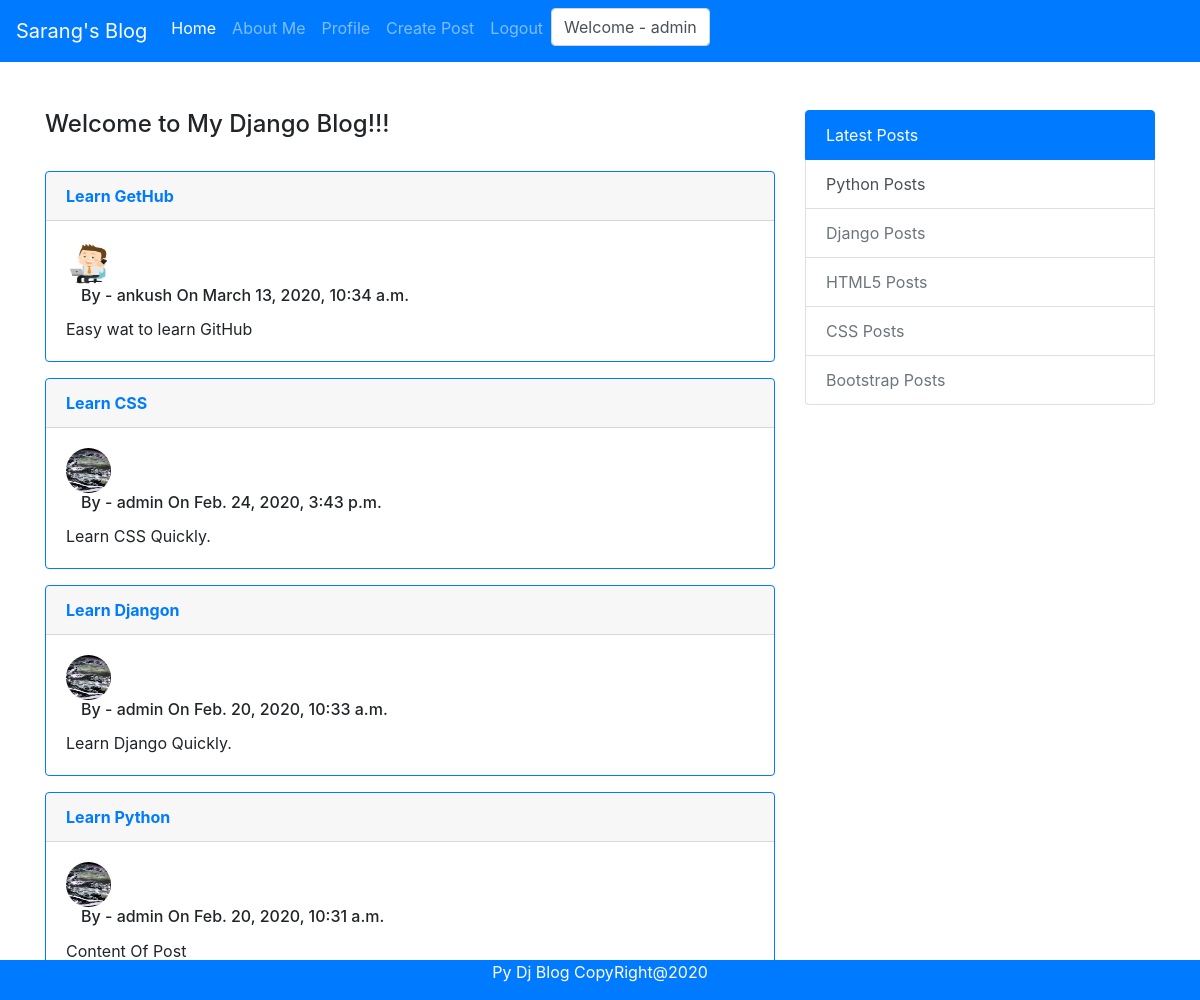
The app's page / (signed in) with its own data.
### blog/models.py (models this page shows, shortened)
class Post(models.Model):
    title = models.CharField(max_length=100)
    content = models.TextField()
    date_posted = models.DateTimeField(default=timezone.now) # possible values - auto_now = True, auto_now_add = True, default
    author = models.ForeignKey(User,on_delete = models.CASCADE)

### users/models.py (models this page shows, shortened)
class Profile(models.Model):
    user = models.OneToOneField(User, on_delete=models.CASCADE)
    image = models.ImageField(default='profile_pics/default.png', upload_to='profile_pics')
    phone = models.CharField(max_length=14, default="")

### blog/views.py (the view)
# urls.py: path('', PostListView.as_view(),name='blog-home'),
class PostListView(ListView):
    model = Post
    template_name = 'home.html'
    context_object_name = 'posts'
    ordering = ['-date_posted']

### blog/templates/home.html
{% extends 'base.html'%} {% block content%}
<h4>Welcome to My Django Blog!!!</h4>
<br/> {% for p in posts %}
<div class="card border-primary mb-3">
    <div class="card-header"><b><a class="article-title" href="{% url 'post-detail' p.id %}">{{ p.title }}</a></b></div>
    <div class="card-body">
        <div class="row">
            <div class="col-md-1">
                <img class="rounded-circle article-img" src="{{ p.author.profile.image.url }}" style="height:45px;width:45px;">
            </div>
        </div>
        <div class="col-md-11">
            <h6 class="card-title">By - {{p.author}} On {{p.date_posted}}</h6>
        </div>
        <p class="card-text">{{p.content}}</p>
    </div>
</div>
{% endfor %} {% endblock %}

### templates/base.html (shortened to what this page needs)
{% load static %}
<!DOCTYPE html>
<html>
<head>
    <link rel="stylesheet" type="text/css" href="{% static 'css/bootstrap.min.css' %}">
    <link rel="stylesheet" type="text/css" href="{% static 'css/custom.css' %}">
</head>
<body>
    <nav class="navbar navbar-expand-lg navbar-dark bg-primary">
        <a class="navbar-brand" href="{% url 'blog-home' %}">Sarang's Blog</a>
        <div class="collapse navbar-collapse" id="navbarColor01">
            <ul class="navbar-nav mr-auto">
                <li class="nav-item active">
                    <a class="nav-link" href="{% url 'blog-home' %}">Home <span class="sr-only">(current)</span></a>
                </li>
                <li class="nav-item">
                    <a class="nav-link" href="#">About Me</a>
                </li>
                {% if user.is_authenticated %}
                <li class="nav-item">
                    <a class="nav-link" href="{% url 'profile' %}">Profile</a>
                </li>
                <li class="nav-item">
                    <a class="nav-link" href="{% url 'post-create' %}">Create Post</a>
                </li>
                <li class="nav-item">
                    <a class="nav-link" href="{% url 'logout' %}">Logout</a>
                </li>
                <li class="nav-item">
                    <label class="form-control">Welcome - {{ user.username }}</label>
                </li>
                {% endif %}
            </ul>
        </div>
    </nav>
    <br/>
    <br/>
    <div class="container">
        <div class="row">
            <div class="col-sm-8">
                 {% block content%} {% endblock %}
            </div>
            <div class="col-sm-4">
                <div class="list-group">
                    <a href="#" class="list-group-item list-group-item-action active">
                        Latest Posts
                    </a>
                    <a href="#" class="list-group-item list-group-item-action">
                        Python Posts
                    </a>
                    <a href="#" class="list-group-item list-group-item-action disabled">
                        Django Posts
                    </a>
                    <a href="#" class="list-group-item list-group-item-action disabled">
                        HTML5 Posts
                    </a>
                    <a href="#" class="list-group-item list-group-item-action disabled">
                        CSS Posts
                    </a>
                    <a href="#" class="list-group-item list-group-item-action disabled">
                        Bootstrap Posts
                    </a>
                </div>
            </div>
        </div>
    </div>
    <div class="footer">
        <p>Py Dj Blog CopyRight@2020</p>
    </div>
</body>
</html>

### static/css/custom.css (style rules this page uses)
.footer { position: fixed; left: 0; bottom: 0; width: 100%; background-color: #007BFF; color: white; text-align: center; }

### records on screen
Post: title "Learn GetHub", author.profile.image (placeholder picture), author "ankush", date_posted "March 13, 2020, 10:34 a.m.", content "Easy wat to learn GitHub"
Post: title "Learn CSS", author.profile.image (picture), author "admin", date_posted "Feb. 24, 2020, 3:43 p.m.", content "Learn CSS Quickly."
Post: title "Learn Djangon", author.profile.image (picture), author "admin", date_posted "Feb. 20, 2020, 10:33 a.m.", content "Learn Django Quickly."
Post: title "Learn Python", author.profile.image (picture), author "admin", date_posted "Feb. 20, 2020, 10:31 a.m.", content "Content Of Post"

### other values on screen
{{ user.username }} "admin"
